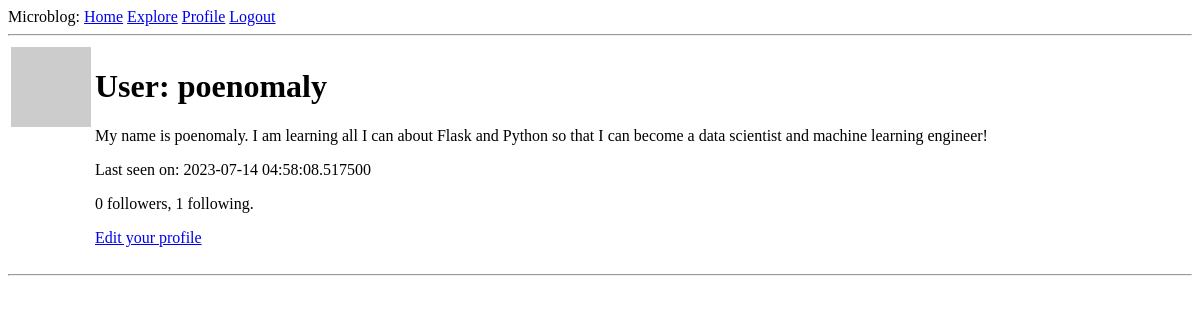
Page /user/poenomaly (signed in) on the earlier database version.
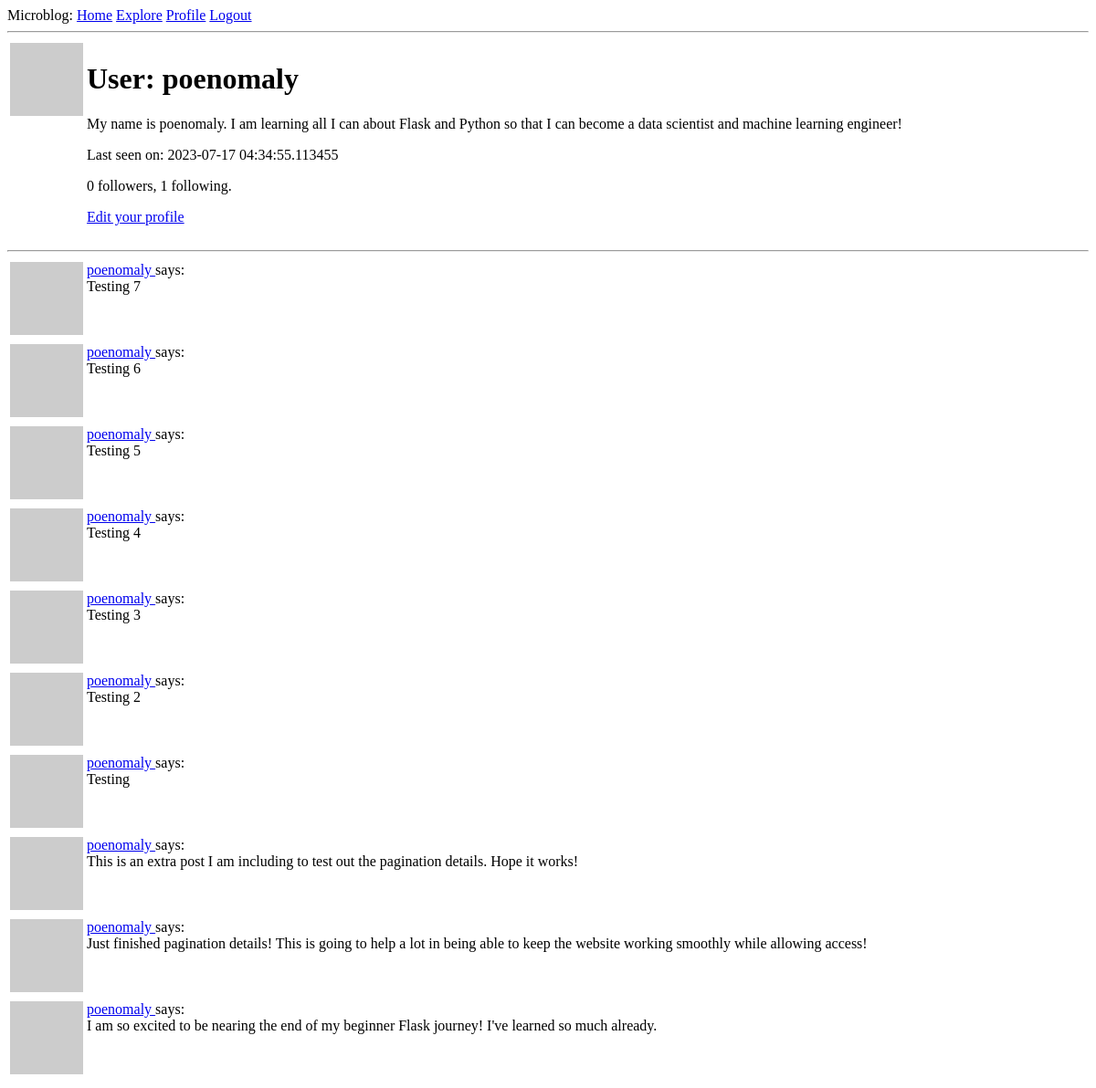
Same page on the later database version.
### app/models.py (models this page shows, shortened)
class User(UserMixin, db.Model):
    id = db.Column(db.Integer, primary_key=True)
    username = db.Column(db.String(64), index=True, unique=True)
    email = db.Column(db.String(120), index=True, unique=True)
    password_hash = db.Column(db.String(128))
    posts = db.relationship('Post', backref='author', lazy='dynamic')
    about_me = db.Column(db.String(140))
    last_seen = db.Column(db.DateTime, default=datetime.utcnow)
    followed=db.relationship(
        'User', secondary=followers,
        primaryjoin=(followers.c.follower_id == id),
        secondaryjoin=(followers.c.followed_id == id),
        backref=db.backref('followers', lazy='dynamic'), lazy='dynamic')
    def avatar(self, size):
        digest = md5(self.email.lower().encode('utf-8')).hexdigest()
        return 'https://www.gravatar.com/avatar/{}?d=identicon&s={}'.format(
            digest, size)

class Post(db.Model):
    id = db.Column(db.Integer, primary_key=True)
    body = db.Column(db.String(140))
    timestamp = db.Column(db.DateTime, index=True, default=datetime.utcnow) #Always work with utc dates and times in server application
    user_id = db.Column(db.Integer, db.ForeignKey('user.id'))

### app/routes.py (the view)
@app.route('/user/<username>')
@login_required
def user(username):
    user = User.query.filter_by(username=username).first_or_404()
    page = request.args.get('page', 1, type=int)
    posts = user.posts.order_by(Post.timestamp.desc()).paginate(
        page=page, per_page=app.config['POSTS_PER_PAGE'], error_out=False
    )
    next_url = url_for('user', username=user.username, page=posts.next_num) \
        if posts.has_next else None
    prev_url = url_for('user', username=user.username, page=posts.prev_num) \
        if posts.has_prev else None
    form = EmptyForm()
    return render_template('user.html', user=user, posts=posts, form=form, next_url=next_url, prev_url=prev_url)

### app/models.py (called while the page is built)
@login.user_loader # registers user loader with Flask-Login
def load_user(id):
    return User.query.get(int(id))

### app/routes.py (called while the page is built)
@app.before_request
def before_request():
    if current_user.is_authenticated:
        current_user.last_seen = datetime.utcnow()
        db.session.commit()

### app/templates/user.html (shortened to what this page needs)
{% extends "base.html" %}
{% block content %}
    <table>
        <tr valign="top">
            <td><img src="{{ user.avatar(128) }}"></td>
            <td>
                <h1>User: {{ user.username }}</h1>
                {% if user.about_me %}<p>{{ user.about_me }}</p>{% endif %}
                {% if user.last_seen %}<p>Last seen on: {{ user.last_seen }}</p>{% endif %}
                <p>{{ user.followers.count() }} followers, {{ user.followed.count() }} following.</p>
                {% if user == current_user %}
                <p><a href="{{ url_for('edit_profile') }}">Edit your profile</a></p>
                {% endif %}
            </td>
        </tr>
    </table>
    <hr>
    {% for post in posts %}
        {% include '_post.html' %}
    {% endfor %}
{% endblock %}

### app/templates/_post.html
    <table>
        <tr valign="top">
            <td><img src="{{ post.author.avatar(36) }}"></td>
            <td>
                <a href="{{ url_for('user', username=post.author.username) }}">
                    {{ post.author.username }}
                </a>
                says:<br>{{ post.body }}
            </td>
        </tr>
    </table>

Differences in the rows shown:
changed User "poenomaly": last_seen "2023-07-14 04:58:08.517500" → "2023-07-17 04:34:55.113455"
added Post: author.username "poenomaly", body "Testing 7"
added Post: author.username "poenomaly", body "Testing 6"
added Post: author.username "poenomaly", body "Testing 5"
added Post: author.username "poenomaly", body "Testing 4"
added Post: author.username "poenomaly", body "Testing 3"
added Post: author.username "poenomaly", body "Testing 2"
added Post: author.username "poenomaly", body "Testing"
added Post: author.username "poenomaly", body "This is an extra post I am including to test out the pagination details. Hope it works!"
added Post: author.username "poenomaly", body "Just finished pagination details! This is going to help a lot in being able to keep the website working smoothly while allowing access!"
added Post: author.username "poenomaly", body "I am so excited to be nearing the end of my beginner Flask journey! I've learned so much already."
